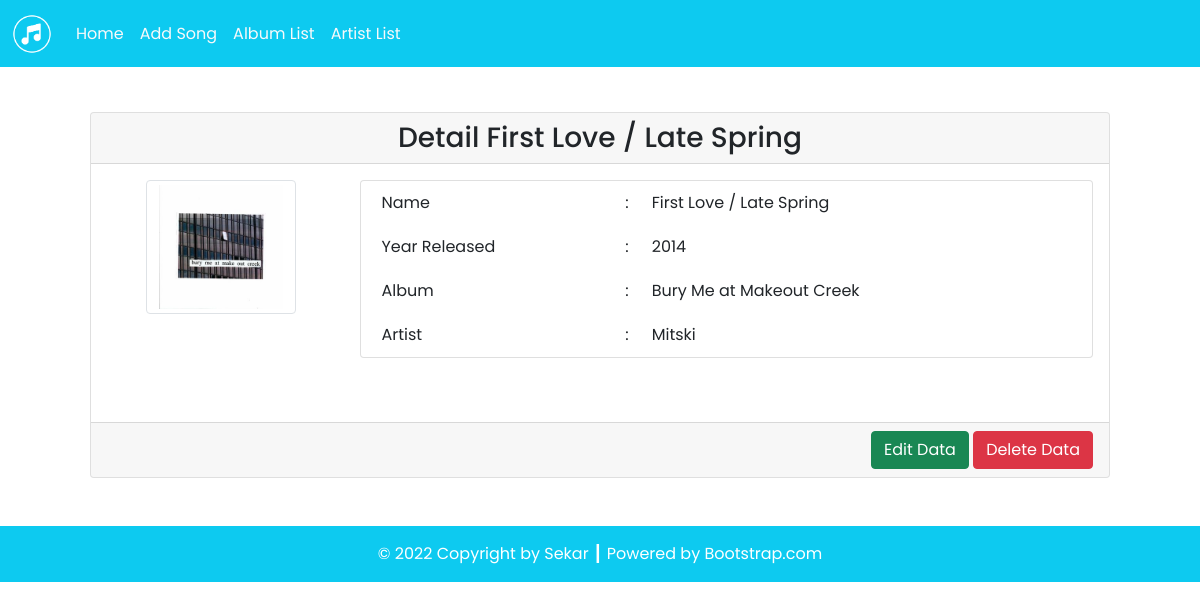
The app's page /source_code/detail.php?id=5 with its own data.
### tables this page shows
CREATE TABLE `song` (
  `song_id` int(11) NOT NULL AUTO_INCREMENT,
  `song_pic` varchar(255) DEFAULT NULL,
  `song_name` varchar(100) DEFAULT NULL,
  `song_year` int(4) DEFAULT NULL,
  `artist_id` int(11) DEFAULT NULL,
  `album_id` int(11) DEFAULT NULL,
  PRIMARY KEY (`song_id`),
  KEY `fk_artist` (`artist_id`),
  KEY `album_id` (`album_id`),
  CONSTRAINT `fk_artist` FOREIGN KEY (`artist_id`) REFERENCES `artist` (`artist_id`) ON UPDATE CASCADE,
  CONSTRAINT `song_ibfk_1` FOREIGN KEY (`album_id`) REFERENCES `album` (`album_id`) ON UPDATE CASCADE
);

CREATE TABLE `album` (
  `album_id` int(11) NOT NULL AUTO_INCREMENT,
  `album_name` varchar(100) DEFAULT NULL,
  PRIMARY KEY (`album_id`)
);

CREATE TABLE `artist` (
  `artist_id` int(11) NOT NULL AUTO_INCREMENT,
  `artist_name` varchar(100) DEFAULT NULL,
  PRIMARY KEY (`artist_id`)
);

### source_code/config/db.php (called while the page is built)
<?php
$DB_HOST = "localhost";
$DB_USERNAME = "root";
$DB_PASSWORD = "";
$DB_NAME = "db_song";

### source_code/classes/DB.php (called while the page is built, shortened)
<?php
class DB
{
    private $hostname;
    private $username;
    private $password;
    private $dbname;
    private $conn;
    private $result;
    function __construct($hostname, $username, $password, $dbname)
    {
        $this->hostname = $hostname;
        $this->username = $username;
        $this->password = $password;
        $this->dbname = $dbname;
    }
    function open()
    {
        $this->conn = mysqli_connect($this->hostname, $this->username, $this->password, $this->dbname);
    }
    function execute($query)
    {
        $this->result = mysqli_query($this->conn, $query);
    }
    function getResult()
    {
        return mysqli_fetch_array($this->result);
    }
}

### source_code/classes/Song.php (called while the page is built, shortened)
<?php
class Song extends DB
{
    function getSongById($id)
    {
        $query = "SELECT * FROM song JOIN album ON song.album_id=album.album_id JOIN artist ON song.artist_id=artist.artist_id WHERE song_id=$id";
        return $this->execute($query);
    }
}

### source_code/detail.php (the view, shortened to what this page needs)
<?php
include('config/db.php');
include('classes/DB.php');
include('classes/Artist.php');
include('classes/Song.php');
$song = new Song($DB_HOST, $DB_USERNAME, $DB_PASSWORD, $DB_NAME);
$song->open();
$data = nulL;
if (isset($_GET['id'])) {
    $id = $_GET['id'];
    if ($id > 0) {
        $song->getSongById($id);
        $row = $song->getResult();
        $data .= '<div class="card-header text-center">
        <h3 class="my-0">Detail ' . $row['song_name'] . '</h3>
        </div>
        <div class="card-body text-end">
            <div class="row mb-5">
                <div class="col-3">
                    <div class="row justify-content-center">
                        <img src="assets/images/' . $row['song_pic'] . '" class="img-thumbnail" alt="' . $row['song_pic'] . '" width="60">
                        </div>
                    </div>
                    <div class="col-9">
                        <div class="card px-3">
                            <table border="0" class="text-start">
                                <tr>
                                    <td>Name</td>
                                    <td>:</td>
                                    <td>' . $row['song_name'] . '</td>
                                </tr>
                                <tr>
                                    <td>Year Released</td>
                                    <td>:</td>
                                    <td>' . $row['song_year'] . '</td>
                                </tr>
                                <tr>
                                    <td>Album</td>
                                    <td>:</td>
                                    <td>' . $row['album_name'] . '</td>
                                </tr>
                                <tr>
                                    <td>Artist</td>
                                    <td>:</td>
                                    <td>' . $row['artist_name'] . '</td>
                                </tr>
                            </table>
                        </div>
                    </div>
                </div>
            </div>
            <div class="card-footer text-end">
                <a href="form.php?id=' . $row['song_id'] . '"><button type="button" class="btn btn-success text-white">Edit Data</button></a>
                <a href="detail.php?hapus=' . $row['song_id'] .'"><button type="button" class="btn btn-danger">Delete Data</button></a>
            </div>';
    }
}

### records on screen
song: song_name "First Love / Late Spring", song_pic (picture), song_year "2014", album.album_name "Bury Me at Makeout Creek", artist.artist_name "Mitski"

### other values on screen
$this->content "Home Add Song Album List Artist List © 2022 Copyright by Sekar ┃ Powered by Bootstrap.com"
